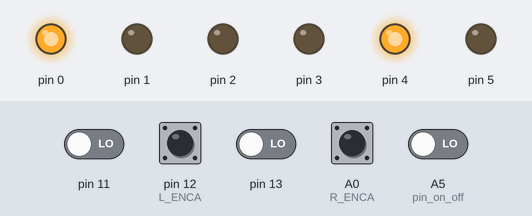
A program run on a simulated Teensy 4. Parts: output pins drawn as LEDs (lit = HIGH). Dashed ring = blinking. Inputs (shaded band) come from the test bench; at power-on: A0 (R_ENCA), pin 12 (L_ENCA) HIGH, A5 (pin_on_off), pin 11, pin 13 LOW.

Above: at 1.2 s.
1.3 s: pin 12 (L_ENCA) pulsed LOW 5 times (0.12 s each, 0.3 s apart)
At 3.1 s:
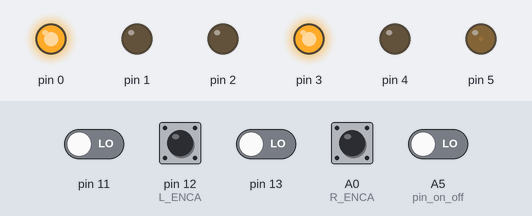
4.3 s: A5 (pin_on_off) driven HIGH
At 5.1 s:
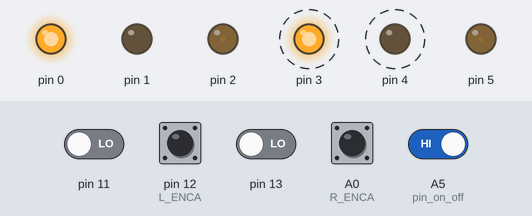
7.3 s: A5 (pin_on_off) driven LOW
At 8.3 s:
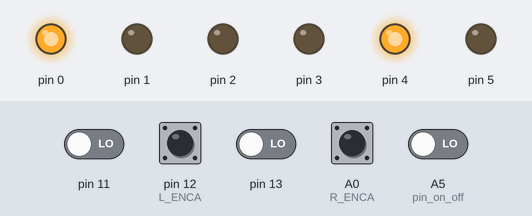
8.8 s: A0 (R_ENCA) pulsed LOW 2 times (0.12 s each, 0.3 s apart)
At 10.5 s:
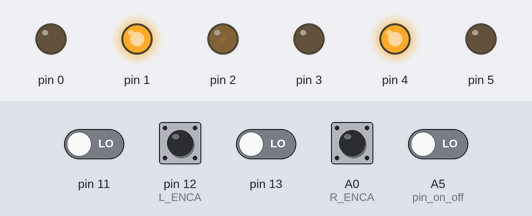
Timing chart, 0 to 11.9 s (numbered marks = the images above; inputs shaded):
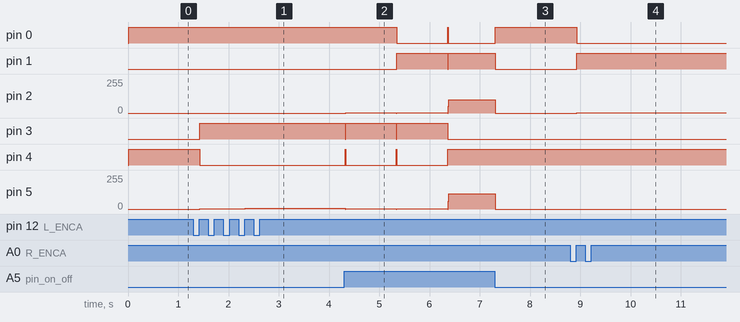

Measured:
- after the input at 1.3 s, pin 3: LOW → HIGH after 0.13 s; pin 4: HIGH → LOW after 0.13 s; pin 5: moves from 0/255 to 5/255 over 1.2 s, starting after 0.13 s
- after the input at 4.3 s, pin 0: HIGH → LOW after 1.1 s, → HIGH 1.0 s later, → LOW 0.01 s later; pin 1: LOW → HIGH after 1.1 s, → LOW 1.0 s later, → HIGH 0.01 s later
- after the input at 7.3 s, pin 0: LOW → HIGH at once; pin 1: HIGH → LOW at once; pin 2: 100/255 → 0/255 at once; pin 5: 116/255 → 0/255 at once
- after the input at 8.8 s, pin 0: HIGH → LOW after 0.13 s; pin 1: LOW → HIGH after 0.13 s; pin 2: 0/255 → 1/255 after 0.13 s, → 2/255 0.30 s later

The program:

main.cpp
```cpp
#include <Arduino.h>
#include <TimerOne.h>
#include <rolling_basis.h>
#include <util/atomic.h>

// Mouvement params
#define ACTION_ERROR_AUTH 20
#define TRAJECTORY_PRECISION 50
#define NEXT_POSITION_DELAY 100
#define INACTIVE_DELAY 2000
#define RETURN_START_POSITION_DELAY 999999
#define STOP_MOTORS_DELAY 999999
#define DISTANCE_NEAR_START_POSITION 30.0

// PID
#define MAX_PWM 150
#define LOW_PWM 80 // To use for pecise action with low speed
#define Kp 1.0
#define Ki 0.0
#define Kd 0.0

#define RIGHT_MOTOR_POWER_FACTOR 1.0
#define LEFT_MOTOR_POWER_FACTOR 1.17

// Default position
#define START_X 0.0
#define START_Y 0.0
#define START_THETA 0.0

// Creation Rolling Basis
#define ENCODER_RESOLUTION 1024
#define CENTER_DISTANCE 27.07
#define WHEEL_DIAMETER 6.1

// Motor Left
#define L_ENCA 12
#define L_ENCB 11
#define L_PWM 5
#define L_IN2 3
#define L_IN1 4

// Motor Right
#define R_ENCA 14
#define R_ENCB 13
#define R_PWM 2
#define R_IN2 1
#define R_IN1 0

Rolling_Basis *rolling_basis_ptr = new Rolling_Basis(ENCODER_RESOLUTION, CENTER_DISTANCE, WHEEL_DIAMETER);

Rolling_Basis_Params rolling_basis_params{
    rolling_basis_ptr->encoder_resolution,
    rolling_basis_ptr->wheel_perimeter(),
    rolling_basis_ptr->radius(),
};

Precision_Params classic_params{
    NEXT_POSITION_DELAY,
    ACTION_ERROR_AUTH,
    TRAJECTORY_PRECISION
};

Rolling_Basis_Ptrs rolling_basis_ptrs;

/* Strat part */
#define STRAT_SIZE 1

Action **strat_test = new Action *[STRAT_SIZE]
{
  new Curve_Go_To(Point(100.0, 0.0), Point(50.0, 0.0), 5, forward, 180, classic_params),
};

short action_index = 0;

/******* Attach Interrupt *******/
inline void left_motor_read_encoder()
{
  if (digitalReadFast(L_ENCB) > 0)
    rolling_basis_ptr->left_motor->ticks++;
  else
    rolling_basis_ptr->left_motor->ticks--;
}

inline void right_motor_read_encoder()
{
  if (digitalReadFast(R_ENCB) > 0)
    rolling_basis_ptr->right_motor->ticks++;
  else
    rolling_basis_ptr->right_motor->ticks--;
}

// Pin ON / OFF
byte pin_on_off = 19;

// Switch side
byte pin_green_side = 18;

// Globales variables
Ticks last_ticks_position;

long start_time = -1;

void handle();

void setup()
{
  pinMode(pin_on_off, INPUT);
  pinMode(pin_green_side, INPUT);

  // Change pwm frequency
  analogWriteFrequency(R_PWM, 40000);
  analogWriteFrequency(L_PWM, 40000);

  // Init motors
  rolling_basis_ptr->init_right_motor(R_IN1, R_IN2, R_PWM, R_ENCA, R_ENCB, Kp, Ki, Kd, RIGHT_MOTOR_POWER_FACTOR, 0);
  rolling_basis_ptr->init_left_motor(L_IN1, L_IN2, L_PWM, L_ENCA, L_ENCB, Kp, Ki, Kd, LEFT_MOTOR_POWER_FACTOR, 0);
  rolling_basis_ptr->init_motors();

  rolling_basis_ptrs = {
      &rolling_basis_params,
      rolling_basis_ptr->right_motor,
      rolling_basis_ptr->left_motor,
  };

  // Init Rolling Basis
  rolling_basis_ptr->init_rolling_basis(START_X, START_Y, START_THETA, INACTIVE_DELAY, MAX_PWM);
  attachInterrupt(digitalPinToInterrupt(L_ENCA), left_motor_read_encoder, RISING);
  attachInterrupt(digitalPinToInterrupt(R_ENCA), right_motor_read_encoder, RISING);

  // Init motors handle timer
  Timer1.initialize(10000);
  Timer1.attachInterrupt(handle);
}

void loop()
{
  rolling_basis_ptr->odometrie_handle();
  rolling_basis_ptr->is_running_update();

  if (start_time == -1 && digitalReadFast(pin_on_off))
    start_time = millis();
}

void handle(){
  // Not end of the game ?
  if ((millis() - start_time) < STOP_MOTORS_DELAY || start_time == -1)
  {
    // Authorize to move ?
    if (digitalReadFast(pin_on_off))
    {
      /*
      // Must return to start position ?
      if ((millis() - start_time) > RETURN_START_POSITION_DELAY && false)
      {
        // Calculate distance from start position
        float d_x = rolling_basis_ptr->X;
        float d_y = rolling_basis_ptr->Y;
        float dist_robot_start_position = sqrt((d_x * d_x) + (d_y * d_y));

        // Check if we are already in the start position (> 5 cm -> go to home)
          //if (dist_robot_start_position > DISTANCE_NEAR_START_POSITION)
          //rolling_basis_ptr->action_handle(&return_position);
      }
      */

      // Do classic trajectory
      if (action_index < STRAT_SIZE)
      {
        Point current_position = rolling_basis_ptr->get_current_position();
        last_ticks_position = rolling_basis_ptr->get_current_ticks();

        if (!strat_test[action_index]->is_finished())
          strat_test[action_index]->handle(
              current_position,
              last_ticks_position,
              &rolling_basis_ptrs);
        else
          action_index++;
      }
      else
        rolling_basis_ptr->keep_position(last_ticks_position.right, last_ticks_position.left);
    }
    else
      rolling_basis_ptr->keep_position(last_ticks_position.right, last_ticks_position.left);
  }
  else
    rolling_basis_ptr->shutdown_motor();
}

// This code was realized by Florian BARRE
//     ____ __
//    / __// /___
//   / _/ / // _ \
//  /_/  /_/ \___/
```
